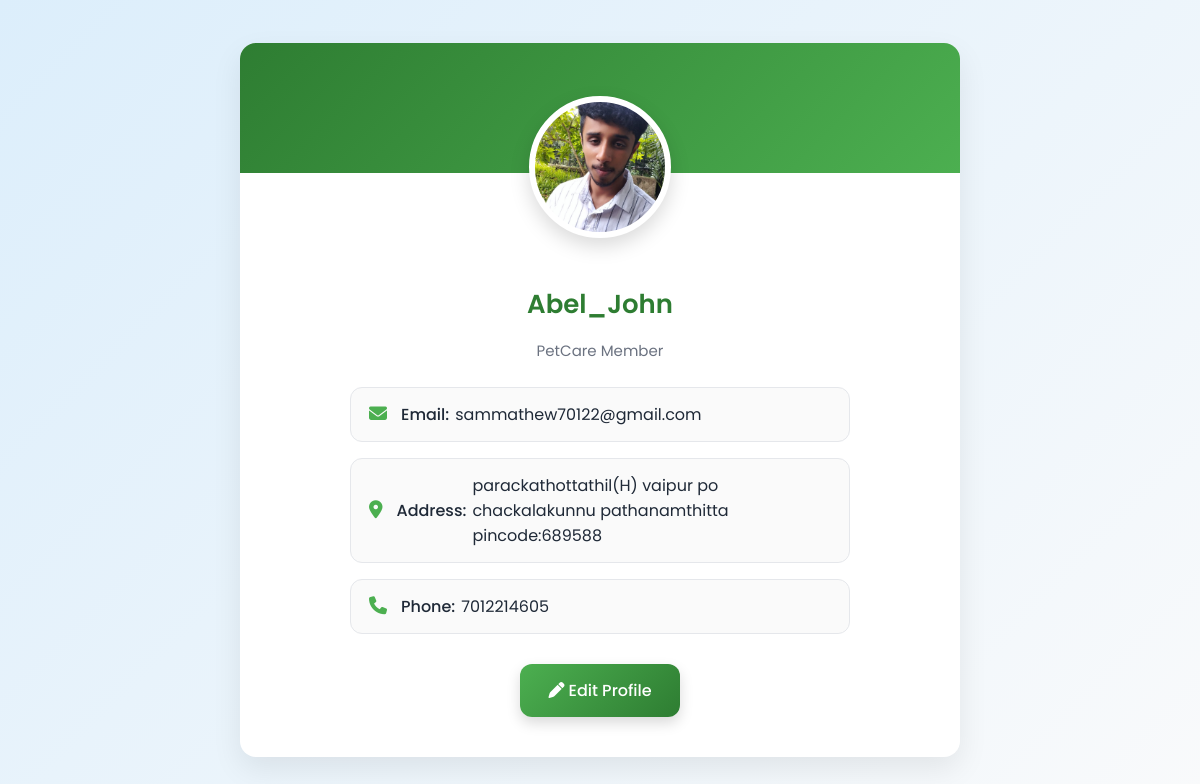
The page /one/profile (signed in) on the database as committed earlier.
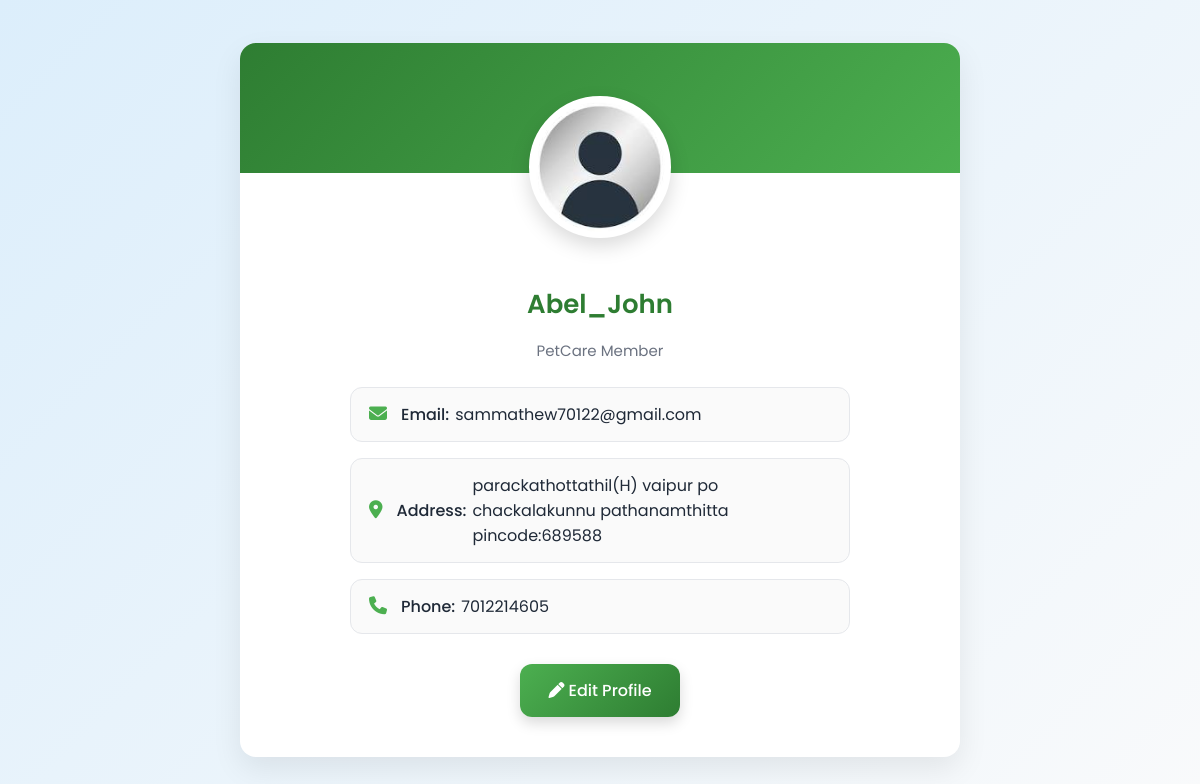
The same page on the database as committed later.
### petcare/models.py (models this page shows, shortened)
class profile(models.Model):
    user = models.OneToOneField(User, on_delete=models.CASCADE)
    address = models.TextField(null=True, blank=True)
    email = models.EmailField(null=True, blank=True)
    phone_number = models.IntegerField(null=True, blank=True)
    profile_image = models.ImageField(upload_to='profile_images', null=True, blank=True)

### petcare/views.py (the view)
# urls.py: path('profile',profilepage,name='profile'),
def profilepage(request):
    usr = request.user
    pro, created = profile.objects.get_or_create(user=usr)
    return render(request, 'profile.html', {'pro': pro})

### templates/profile.html (shortened to what this page needs)
{% load static %}
<!DOCTYPE html>
<html lang="en">
<head>
  <link rel="stylesheet" href="https://cdnjs.cloudflare.com/ajax/libs/font-awesome/6.5.0/css/all.min.css">
  </head>
</head>
<body>
  <div class="profile-container">
    <div class="profile-header">
      {% if pro.profile_image %}
        <div class="profile-img" style="background-image:url('{{ pro.profile_image.url }}')"></div>
      {% else %}
        <div class="profile-img" style="background-image:url('https://i.pravatar.cc/240?img=5')"></div>
      {% endif %}
    </div>
    <div class="profile-body">
      <h2>{{ pro.user.username }}</h2>
      <p class="role">PetCare Member</p>
      <div class="profile-details">
        <div class="detail-item"><i class="fa-solid fa-envelope"></i> <span>Email:</span> {{ pro.email }}</div>
        <div class="detail-item"><i class="fa-solid fa-location-dot"></i> <span>Address:</span> {{ pro.address }}</div>
        <div class="detail-item"><i class="fa-solid fa-phone"></i> <span>Phone:</span> {{ pro.phone_number }}</div>
      </div>
      <a href="{% url 'edit_profile' %}" class="btn-edit"><i class="fa-solid fa-pen"></i> Edit Profile</a>
    </div>
  </div>
</body>
</html>

### templates/profile.html (style rules this page uses)
:root { --bg:#f0f4f9; --card:#ffffff; --text:#1f2937; --muted:#6b7280; --line:#e5e7eb; --primary:#2e7d32; --secondary:#4caf50; --shadow:0 12px 30px rgba(0,0,0,.08); --radius:16px; --pad:28px; }
body { margin: 0; font-family: 'Poppins', sans-serif; background: linear-gradient(135deg,#dceefb,#f9fafb); color: var(--text); min-height: 100vh; display: flex; align-items: center; justify-content: center; }
.profile-container { width: 100%; max-width: 720px; background: var(--card); border-radius: var(--radius); box-shadow: var(--shadow); overflow: hidden; animation: fadeIn 0.6s ease; }
.profile-header { background: linear-gradient(135deg, var(--primary), var(--secondary)); padding: 50px 20px 80px; text-align: center; position: relative; }
.profile-img { width: 130px; height: 130px; border-radius: 50%; border: 6px solid #fff; box-shadow: 0 8px 20px rgba(0,0,0,.15); background: #ddd center/cover no-repeat; position: absolute; left: 50%; bottom: -65px; transform: translateX(-50%); }
.profile-body { padding: 90px 30px 40px; text-align: center; }
.profile-body h2 { font-size: 26px; margin-bottom: 10px; font-weight: 600; color: var(--primary); }
.profile-body p.role { color: var(--muted); font-size: 15px; margin-bottom: 25px; }
.profile-details { display: grid; gap: 16px; text-align: left; max-width: 500px; margin: 0 auto 30px; }
.detail-item { display: flex; align-items: center; padding: 14px 18px; border: 1px solid var(--line); border-radius: 12px; background: #fafafa; transition: background .3s; }
.detail-item i { color: var(--secondary); font-size: 18px; margin-right: 14px; }
.detail-item span { font-weight: 500; margin-right: 6px; }
.btn-edit { display: inline-block; background: linear-gradient(135deg, var(--secondary), var(--primary)); color: #fff; padding: 14px 28px; border-radius: 12px; font-weight: 500; text-decoration: none; transition: all .3s ease; box-shadow: 0 6px 14px rgba(0,0,0,0.15); }

Rows that differ between the two databases and show on the page:
changed profile "sammathew70122@gmail.com": profile_image: a different picture
